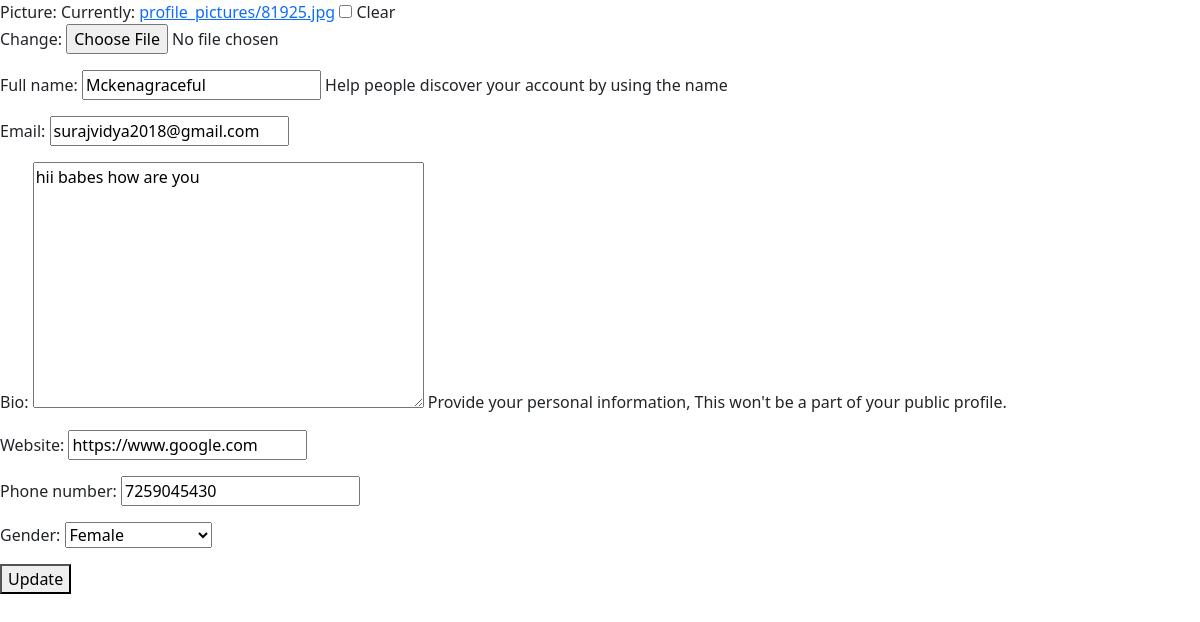
The page /in/dell/edit/ (signed in) on the database its author committed.
### user/models.py (models this page shows, shortened)
class User(AbstractUser):
    picture = models.ImageField(upload_to='profile_pictures', null=True, blank=True)
    full_name = models.CharField(max_length=100, help_text='Help people discover your account by using the name',null=True)
    email = models.EmailField(unique=True)
    bio = models.TextField(null=True, blank=True, help_text='Provide your personal information, This won\'t be a part of your public profile.')
    website = models.URLField(null=True, blank=True)
    phone_number = models.CharField(max_length=20, null=True, blank=True)
    gender = models.CharField(max_length=10, choices=GENDER_CHOICES, null=True, blank=True)
    USERNAME_FIELD = 'email'
    REQUIRED_FIELDS = ['username','full_name']

### user/views.py (the view, shortened to what this page needs)
# urls.py: path('in/<str:username>/edit/',ProfileeditView.as_view(),name='Profile_edit_view'),
class ProfileeditView(View):
    template_name = 'user/edit_profile.html'
    form_class = UsereditForm
    def get(self,request,*args,**kwargs):
        username = kwargs.get('username')
        if username != request.user.username:
            return HttpResponse('<h1>You have no autority to access this page</h1>')
        form = self.form_class(instance=request.user)
        context = {
            'form':form
        }
        return render(request,self.template_name,context=context)

### user/forms.py
class UsereditForm(forms.ModelForm):
    class Meta:
        model = User
        fields=(
            'picture',
            'full_name',
            'email',
            'bio',
            'website',
            'phone_number',
            'gender',
        )

### templates/user/edit_profile.html (shortened to what this page needs)
{% extends 'core/base.html' %}
{% block content %}
<form action="" method="post" enctype="multipart/form-data">
    {{ form.as_p }}
    <button type="submit">Update</button>
</form>
{% endblock %}

### rows shown on the page
User: full_name "Mckenagraceful", email "surajvidya2018@gmail.com", bio "hii babes how are you", website "https://www.google.com", phone_number "7259045430", gender "Female"
